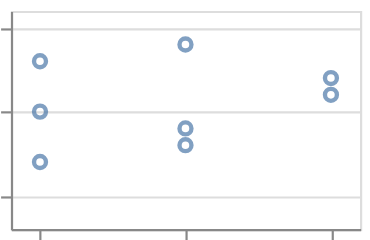

Describe this chart as a Vega-Lite specification.
### Vega-Lite specification from a JSON file in a GitHub repository (floating-point values rounded to 4 significant figures)
{"$schema": "https://vega.github.io/schema/vega-lite/v6.json", "padding": 5, "autosize": "none", "data": {"name": "table", "values": [{"c": "A", "g": "p", "x": 1, "y": 2, "v": 5, "t": "2024-01-15", "o": {"v": 3}, "IMDB Rating": 6.1, "d": "x1"}, {"c": "B", "g": "q", "x": 2, "y": 4, "v": 9, "t": "2024-02-20", "o": {"v": 7}, "IMDB Rating": 7.4, "d": "x2"}, {"c": "A", "g": "q", "x": 3, "y": 3, "v": 2, "t": "2024-03-05", "o": {"v": 1}, "IMDB Rating": 5.2, "d": "x1"}, {"c": "C", "g": "p", "x": 4, "y": 6, "v": 7, "t": "2024-05-30", "o": {"v": 4}, "IMDB Rating": 8.8, "d": "x3"}, {"c": "B", "g": "p", "x": 5, "y": 5, "v": 4, "t": "2024-07-11", "o": {"v": 9}, "IMDB Rating": 6.9, "d": "x2"}, {"c": "C", "g": "q", "x": 6, "y": 8, "v": 6, "t": "2024-09-02", "o": {"v": 2}, "IMDB Rating": 7.7, "d": "x3"}, {"c": "A", "g": "p", "x": 7, "y": 7, "v": 8, "t": "2024-11-25", "o": {"v": 5}, "IMDB Rating": 4.4, "d": "x1"}, {"c": "B", "g": "q", "x": 8, "y": 9, "v": 3, "t": "2024-12-31", "o": {"v": 8}, "IMDB Rating": 9.1, "d": "x2"}]}, "width": 160, "height": 100, "mark": "point", "encoding": {"x": {"field": "c", "type": "nominal"}, "y": {"field": "v", "type": "quantitative"}}, "config": {"scale": {"continuousPadding": 10, "pointPadding": 0.2}}}
